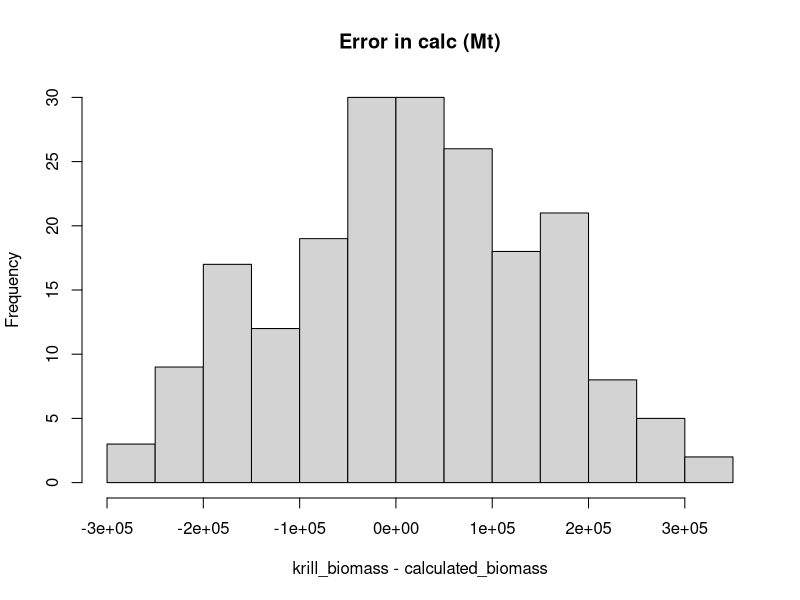

Generate this figure with R:
#assume all krill in the survey slice are perfectly detected

calcKrillBiomass <- function(survey_area_width, survey_area_length, 
                             survey_area_depth, edsu_width, detected_width) {
  
  #survey_area_width = survey width in m
  #survey_area_length = survey length in m
  #survey_area_depth = survey depth in m
  #edsu_width = width of each edsu in m
  #detected_width = width of the survey beam
  
  n_edsu <- (survey_area_width/detected_width) * (survey_area_length/edsu_width)
  
  edsu <- matrix(0, ncol = (survey_area_width/detected_width), nrow = (survey_area_length/edsu_width))
  
  #add random krill to cells
  n_cells <- round(ncol(edsu)*nrow(edsu), 0)
  cells <- matrix(c(runif(n_cells, 1, nrow(edsu)), runif(n_cells, 1, ncol(edsu))), ncol = 2)
  edsu[cells] <- rexp(n_cells, 1/20)
  
  #choose random locations for 1000 krill swarms (20% large and 80% medium)
  krill_col <- round(runif(1000, 1, ncol(edsu)))
  krill_row <- round(runif(1000, 1, nrow(edsu)))
  
  #place krill into survey area
#   for (i in 1:200) {
#     edsu[krill_row[i], krill_col[i]] <- rnorm(1, 50)
#   }
#   
#   for (i in 210:1000) {
#     edsu[krill_row[i],  krill_col[i]] <- rnorm(1, 20)
#   }
  
  krill_biomass <- sum(edsu*detected_width*edsu_width)/1000/1000 #actual biomass in Mt
  
  calculated_biomass <- mean(edsu[, 1])*survey_area_width*survey_area_length/1000/1000 #in Mt 
  
  return(list(krill_biomass = krill_biomass, calculated_biomass = calculated_biomass))
  
}


krill_biomass <- 0
calculated_biomass <- 0
for (i in 1:200) {
  
  calc_biomass <- calcKrillBiomass(survey_area_width = 2e+05, 
                                   survey_area_length = 6e+05, survey_area_depth = 250, 
                                   detected_width = 50, edsu_width = 2000)
  
  calculated_biomass[i] <- calc_biomass$calculated_biomass
  krill_biomass[i] <- calc_biomass$krill_biomass
  
  if (i %% 100 == 0) print(i)
  
}

hist(krill_biomass - calculated_biomass, main = "Error in calc (Mt)")








